Frame 1 (no input): blank canvas, image omitted
Frame 60 (the mouse pressed at the canvas centre just before this capture): blank canvas, image omitted
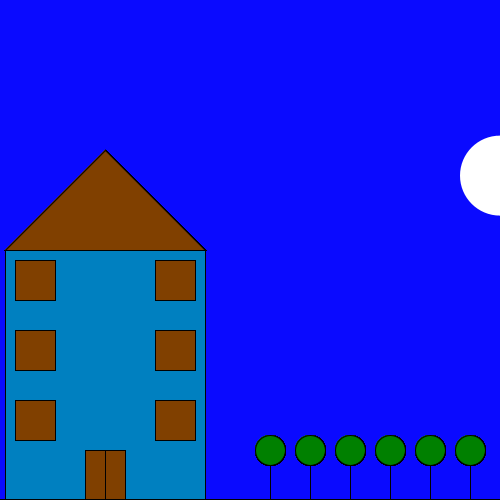
Frame 120 (the mouse held since frame 60 and released just before this capture)

The Processing sketch whose frames 1 and 60 were blank and that drew this single picture after the mouse press (run headless with seeded random() and noise(); from frame 60 on, the mouse is pressed at the canvas centre):

// Processing sketch: processing_123758
// ── processing_123758.pde

float y; 
float easing = 0.02; 
int value=0; 
void setup() { 
  noStroke(); 
  size (500, 500); 
  colorMode(RGB);
} 
void draw() { 
  fill(value); 
  background(10, 10, mouseY+30, 50); 
  float targetY = mouseY; 
  float dy = targetY - y; 
  if (abs(dy) > 1) { 
    y += dy * easing; 
    stroke(1); 
    for (int a=0;a<40;a=a+10) { 
      for ( int b=0; b<20;b=b+5) {
        // edificio*/
        fill ( 0, 128, 192); 
        rect(5, 250, 200, 249); 
        fill (128, 64, 0); 
        rect(85, 450, 40, 49); 
        line(105, 450, 105, 499); 
        triangle(105, 150, 5, 250, 205, 250); 
        quad(15, 260, 15, 300, 55, 300, 55, 260); 
        quad(155, 260, 155, 300, 195, 300, 195, 260); 
        quad(15, 330, 15, 370, 55, 370, 55, 330); 
        quad(155, 330, 155, 370, 195, 370, 195, 330); 
        quad(15, 400, 15, 440, 55, 440, 55, 400); 
        quad(155, 400, 155, 440, 195, 440, 195, 400); 
        fill (0, 128, 0); 
        line(0, 499, 499, 499); 
        line(270, 450, 270, 499); 
        ellipseMode(CENTER); 
        ellipse(270, 450, 30, 30); 
        line(310, 450, 310, 499); 
        ellipseMode(CENTER); 
        ellipse(310, 450, 30, 30); 
        line(350, 450, 350, 499); 
        ellipseMode(CENTER); 
        ellipse(350, 450, 30, 30); 
        line(390, 450, 390, 499); 
        ellipseMode(CENTER); 
        ellipse(390, 450, 30, 30); 
        line(430, 450, 430, 499); 
        ellipseMode(CENTER); 
        ellipse(430, 450, 30, 30); 
        line(470, 450, 470, 499); 
        ellipseMode(CENTER); 
        ellipse(470, 450, 30, 30); 
        ellipseMode(CENTER);
      }
    } 
    noStroke(); 
    if (mouseY<255) fill(255); 
    else fill(value, value, 0); 
    ellipse(500, y, 80, 80); 
    fill(#115214);
  }
} 
void mouseMoved() { 
  value=value+5; 
  if (value>255) { 
    value=255;
  }
}
